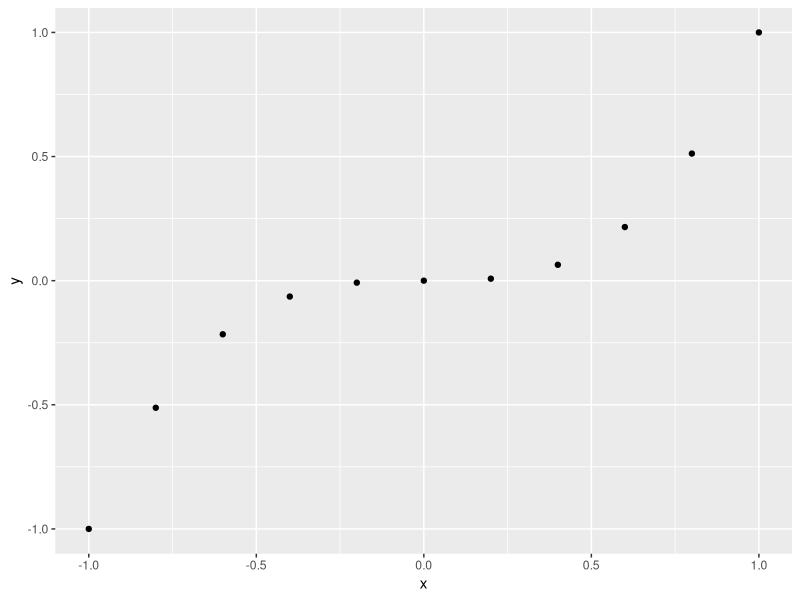
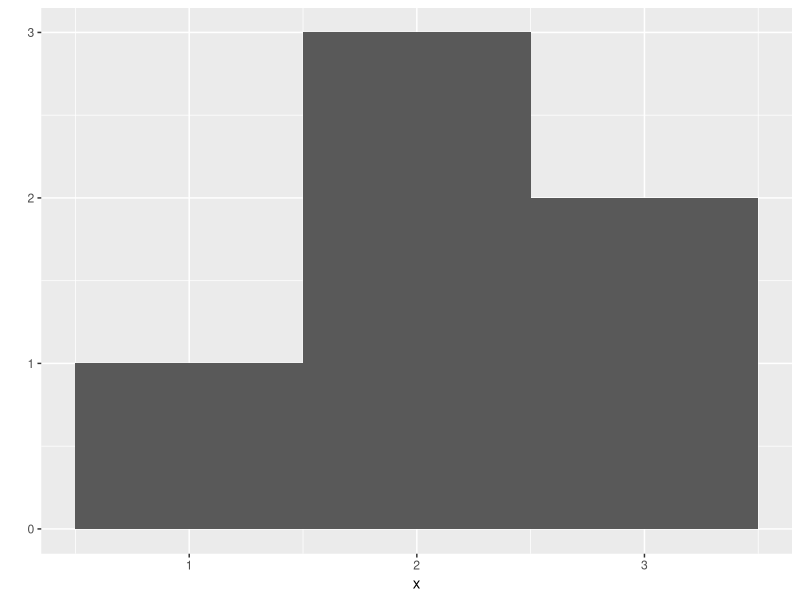
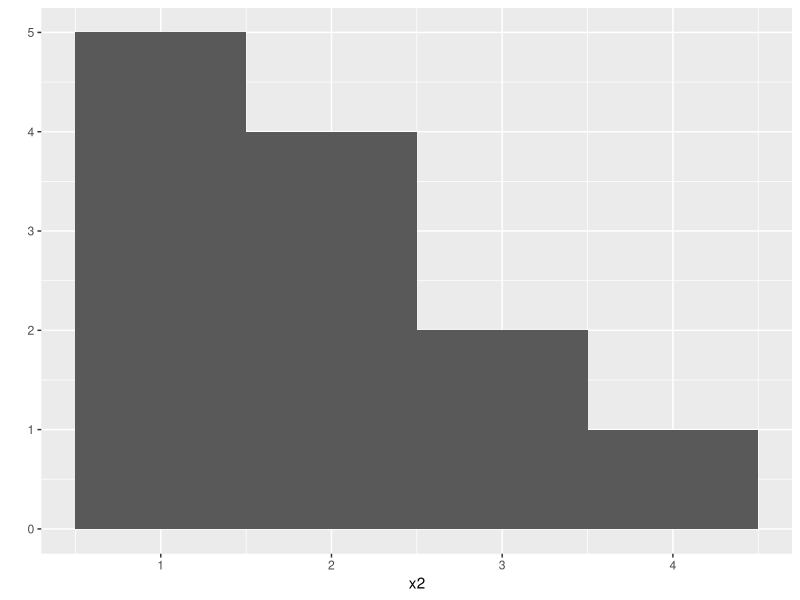
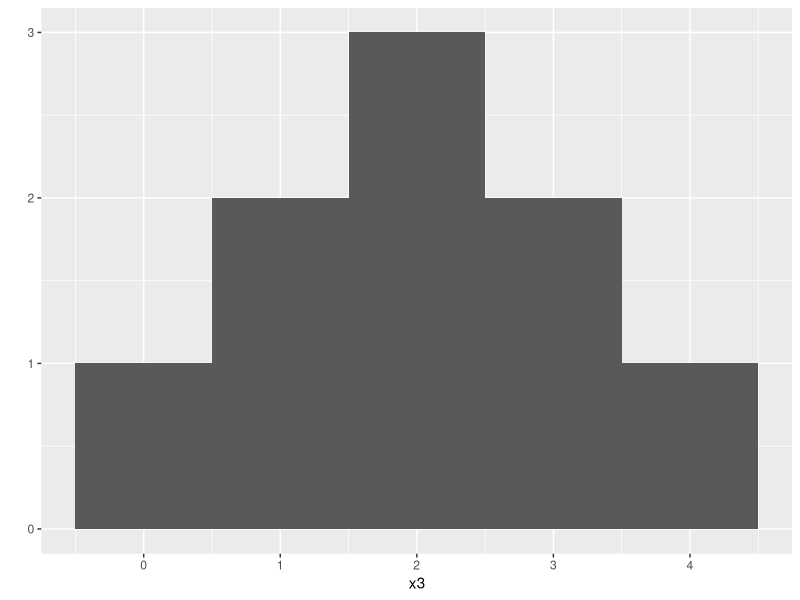
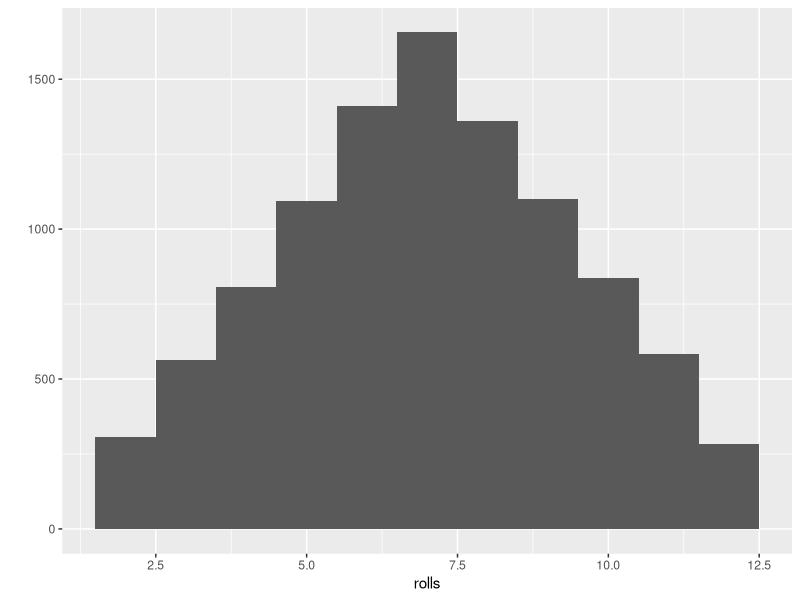
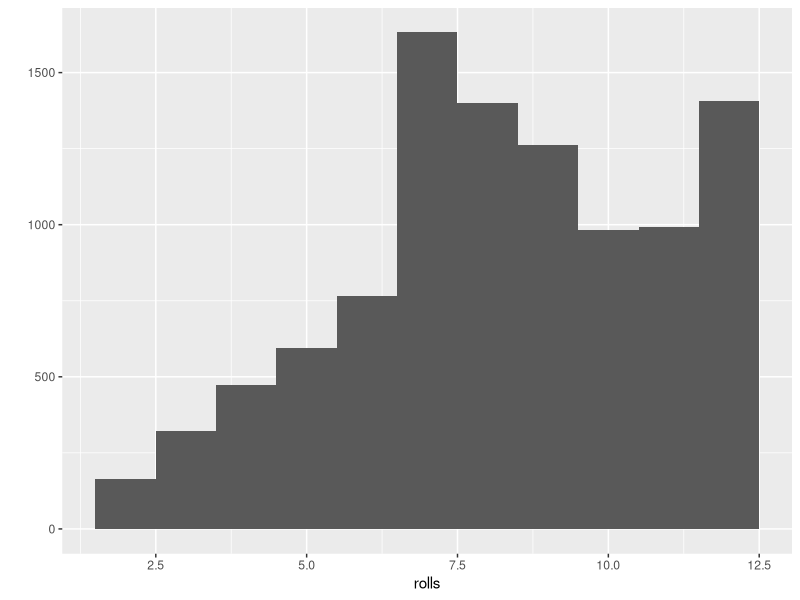

Generate these figures, in order, with R: (Note: this script raises an error after producing the figures.)
#Project 1 by Arav Kansal

#1st roll function
roll <- function() {
  
  die <- 1:6
  
  dice <- sample(die, size = 2, replace = TRUE)
  
  sum(dice)
  
}
 
roll()


#2nd roll function with bones being passed as a parameter 
roll2 <- function(bones = 1:6) {
  
  dice <- sample(bones, size = 2, replace = TRUE)
  
  sum(dice)
  
}

roll2() 


install.packages("ggplot2")
library("ggplot2")


#creating scatter plot with vectors x and y
x <- c(-1, -0.8, -0.6, -0.4, -0.2, 0, 0.2, 0.4, 0.6, 0.8, 1)
x

y <- x^3
y

qplot(x, y)


#creating single vector histograms
x <- c(1, 2, 2, 2, 3, 3)
qplot(x, binwidth = 1)

x2 <- c(1, 1, 1, 1, 1, 2, 2, 2, 2, 3, 3, 4)
qplot(x2, binwidth = 1)

x3 <- c(0, 1, 1, 2, 2, 2, 3, 3, 4)
qplot(x3, binwidth = 1)

replicate(3, 1 + 1)
replicate(10, roll())


rolls <- replicate(10000, roll())
qplot(rolls, binwidth = 1)


#roll function re-written to account for weighted probability 
roll <- function() {
  die <- 1:6
  dice <- sample(die, size = 2, replace = TRUE, 
                 prob = c(1/8, 1/8, 1/8, 1/8, 1/8, 3/8))
  sum(dice)
}

rolls <- replicate(10000, roll())
qplot(rolls, binwidth = 1)



##Project 2 by Arav Kansal

hand1 <- c("ace", "king", "queen", "jack", "ten", "spades", "spades", 
  "spades", "spades", "spades")

matrix(hand1, nrow = 5)


hand2 <- c("ace", "spades", "king", "spades", "queen", "spades", "jack", 
           "spades", "ten", "spades")

matrix(hand2, nrow = 5, byrow = TRUE)


card <- c("ace","hearts", "1")
card

card <- list("ace", "hearts", "1")
card


df <- data.frame(face = c("ace", "two", "six"),  
                 suit = c("clubs", "clubs", "clubs"), value = c(1, 2, 3))
df

#viewing the first 6 rows of the deck of cards dataset
head(deck)

#viewing the last 6 rows of the deck of cards dataset
tail(deck)


write.csv(deck, file = "cards.csv", row.names = FALSE)


#deal function
deal <- function(cards) {
  
  cards[1, ]
}

deal(deck)


#shuffle function
shuffle <- function(cards) {
  
  random <- sample(1:52, size = 52)
  
  cards[random, ]
}

shuffle(deck)

deck2 <- shuffle(deck)
deal(deck2)

mean(deck$value)
median(deck$value)

lst <- list(numbers = c(1, 2), logical = TRUE, strings = c("a", "b", "c"))
lst

lst[1]


deck2 <- deck
deck2$new <- NULL
head(deck2)
sum(deck2$face == "ace")

deck3 <- shuffle(deck2)
deck3$value[deck3$face == "ace"] <- 14
head(deck3)


deck4 <- deck
deck4$value <- 0
head(deck4, 13)

deck4$suit == "hearts"
deck4$value[deck4$suit == "hearts"] 
head(deck4)

deck4[deck4$face == "queen", ]
deck4[deck4$suit == "spades", ]

queenOfSpades <- deck4$face == "queen" & deck4$suit == "spades"
deck4[queenOfSpades, ]
deck4$value[queenOfSpades]

deck4$value[queenOfSpades] <- 13

deck4[queenOfSpades, ]


deck5 <- deck

head(deck5, 13)

facecard <- deck5$face %in% c("king", "queen", "jack")

deck5[facecard, ]

deck5$value[facecard] <- 10

head(deck5, 13)

deck5$value[deck5$face == "ace"] <- NA

head(deck5, 13)



setup <- function(deck) {
  DECK <- deck
  
  DEAL <- function() {
    card <- deck[1, ]
    assign("deck", deck[-1, ], envir = parent.env(environment()))
    card
  }
  
  SHUFFLE <- function(){
    random <- sample(1:52, size = 52)
    assign("deck", DECK[random, ], envir = parent.env(environment()))
  }
  
  list(deal = DEAL, shuffle = SHUFFLE)
}

cards <- setup(deck)
deal <- cards$deal
shuffle <- cards$shuffle


rm(deck)

shuffle()

deal()

deal()
